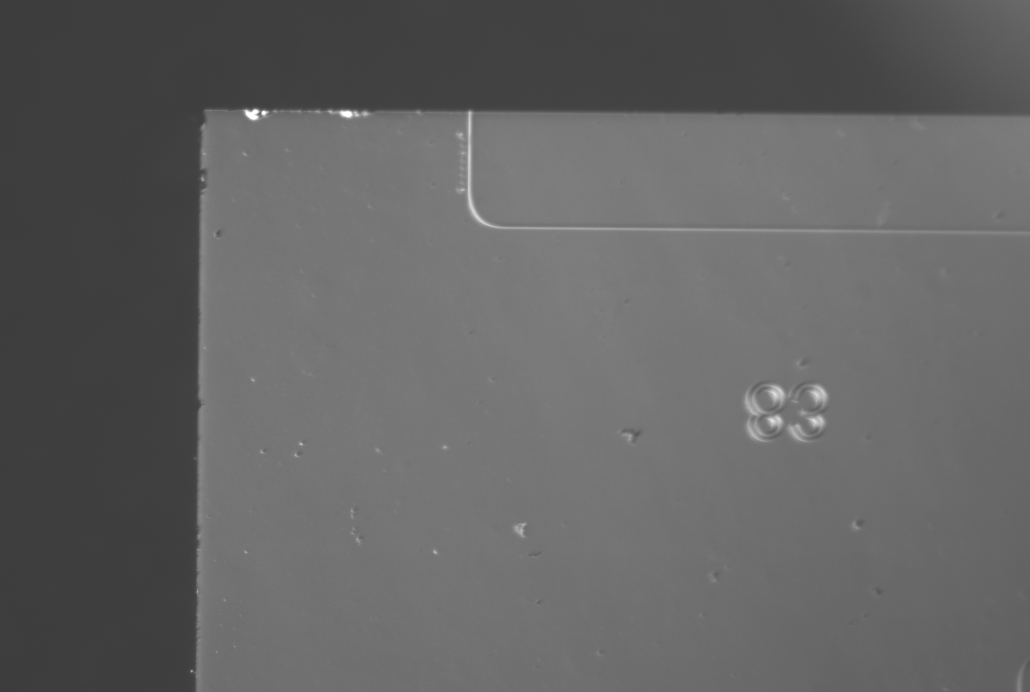
#> input picture data/foto1.png, 3088 x 2076 px (shown at 1/3 size)
$ python waveguide_entrace_detection_test.py
#> lines starting #> are read from the running program, lines starting #| are printed output that depends on the picture; after the words box and inside, x2 and y2 are one past the last pixel; in counts of white or black regions, pixels touching at a corner belong together
### src/waveguide_entrance_detection/waveguide_entrance_detector.py
import cv2
import numpy as np
from sympy import symbols, Eq, solve
import matplotlib.pyplot as plt
from sklearn.linear_model import RANSACRegressor

# ---------- 1. Prepare Image ----------
def prepare_image(image, scale_factor=2):
    image_g = cv2.cvtColor(image, cv2.COLOR_BGR2GRAY)  # Convert to grayscale
    image_gu = upscale_image(image_g, scale_factor)  # Upscale grayscale image
    return image_gu

def upscale_image(image, scale_factor=2, interpolation_method=cv2.INTER_CUBIC):
    height, width = image.shape[:2]
    new_width = int(width * scale_factor)
    new_height = int(height * scale_factor)
    return cv2.resize(image, (new_width, new_height), interpolation=interpolation_method)

# ---------- 2. Detect edges ----------

def detect_edges(image_gu):

    edges = cv2.Canny(image_gu, 20, 40)

    lines = cv2.HoughLinesP(edges, rho=0.2, theta=np.pi/720, threshold=50, minLineLength=50, maxLineGap=10)

    horizontal_lines, vertical_lines = devide_lines(lines)

    filtered_horizontal_lines = filter_lines(horizontal_lines, axis='horizontal')
    filtered_vertical_lines = filter_lines(vertical_lines, axis='vertical')

    horizontal_midpoints = get_midpoints(filtered_horizontal_lines)
    vertical_midpoints = get_midpoints(filtered_vertical_lines)

    horizontal_edge_chip = fit_line(horizontal_midpoints, axis='horizontal')
    vertical_edge_chip = fit_line(vertical_midpoints, axis='vertical')

    return horizontal_edge_chip, vertical_edge_chip

def devide_lines(lines):

    horizontal_lines = [line[0] for line in lines if abs(line[0][3] - line[0][1]) < 20]
    vertical_lines = [line[0] for line in lines if abs(line[0][2] - line[0][0]) < 20]

    return horizontal_lines, vertical_lines

def filter_lines(lines, axis='horizontal', threshold=10):
    """Filter lines within a certain pixel range."""
    if not lines:
        return []

    lines_sorted = sorted(lines, key=lambda line: line[1 if axis == 'horizontal' else 0])
    filtered_lines = [lines_sorted[0]]

    for line in lines_sorted[1:]:
        if abs(line[1 if axis == 'horizontal' else 0] - filtered_lines[-1][1 if axis == 'horizontal' else 0]) <= threshold:
            filtered_lines.append(line)

    return filtered_lines

def get_midpoints(lines):

    midpoints = [((x1 + x2) / 2, (y1 + y2) / 2) for x1, y1, x2, y2 in lines]

    return midpoints

def fit_line(points, axis='horizontal'):
    """Fit a line using RANSAC."""
    if not points:
        return None

    x = np.array([p[0] for p in points]).reshape(-1, 1) if axis == 'horizontal' else np.array([p[1] for p in points]).reshape(-1, 1)
    y = np.array([p[1] for p in points]) if axis == 'horizontal' else np.array([p[0] for p in points])

    ransac = RANSACRegressor()
    ransac.fit(x, y)

    slope = ransac.estimator_.coef_[0]
    intercept = ransac.estimator_.intercept_

    return slope, intercept

# ---------- 3. Extract ROI ----------

def get_ROI(horizontal_edge_chip, vertical_edge_chip, image_gu):

    intersection_edge_point = calculate_intersection(horizontal_edge_chip, vertical_edge_chip)

    ROI_corners = calculate_rotated_ROI(intersection_edge_point, horizontal_edge_chip)

    ROI_image, ROI_bbox = extract_ROI(ROI_corners, image_gu)

    return ROI_image, ROI_bbox, ROI_corners, intersection_edge_point

def calculate_intersection(horizontal_chip_edge, vertical_chip_edge):

    slope1 = horizontal_chip_edge[0]
    intercept1 = horizontal_chip_edge[1]
    slope2 = vertical_chip_edge[0]
    intercept2 = vertical_chip_edge[1]

    x, y = symbols('x y')

    line1 = Eq(y, slope1 * x + intercept1)
    line2 = Eq(x, slope2 * y + intercept2)

    solution = solve((line1, line2), (x, y))

    if not solution:
        return None  # No intersection

    return (int(round(solution[x])), int(round(solution[y])))


def calculate_rotated_ROI(intersection, horizontal_chip_edge, roi_width=400, above_distance=100, below_distance=400, horizontal_offset=1622):
    # Center point of the ROI
    x_center = intersection[0] + horizontal_offset
    y_center = intersection[1]  # y position of the horizontal line (intersection point)

    # Calculate angle of rotation based on the slope of the horizontal line
    angle = np.arctan(horizontal_chip_edge[0])  # Angle in radians

    # Calculate half-width (horizontal extension) and total height (vertical extension based on above and below distances)
    half_width = roi_width / 2

    # Calculate the four corners of the rotated ROI, starting from the center
    # We'll rotate around the center by the calculated angle
    top_left = (
        int(x_center - half_width * np.cos(angle) + above_distance * np.sin(angle)),
        int(y_center - half_width * np.sin(angle) - above_distance * np.cos(angle))
    )
    top_right = (
        int(x_center + half_width * np.cos(angle) + above_distance * np.sin(angle)),
        int(y_center + half_width * np.sin(angle) - above_distance * np.cos(angle))
    )
    bottom_left = (
        int(x_center - half_width * np.cos(angle) - below_distance * np.sin(angle)),
        int(y_center - half_width * np.sin(angle) + below_distance * np.cos(angle))
    )
    bottom_right = (
        int(x_center + half_width * np.cos(angle) - below_distance * np.sin(angle)),
        int(y_center + half_width * np.sin(angle) + below_distance * np.cos(angle))
    )

    return [top_left, top_right, bottom_right, bottom_left]

def extract_ROI(ROI_corners, image_gu):

    roi_points = np.array(ROI_corners, dtype=np.int32)

    x, y, w, h = cv2.boundingRect(roi_points)

    ROI_image = image_gu[y:y+h, x:x+w]

    return ROI_image, [x, y, w, h]

# ---------- 4. Detect waveguide lines ----------

def detect_waveguide_lines(ROI_image):

    EQ_ROI_image = cv2.equalizeHist(ROI_image)

    _, EQBW_ROI_image = cv2.threshold(EQ_ROI_image, 250, 255, cv2.THRESH_BINARY)

    edges_in_ROI = cv2.Canny(EQBW_ROI_image, 40, 50)

    lines_in_ROI = cv2.HoughLinesP(edges_in_ROI, rho=0.2, theta=np.pi/720, threshold=50, minLineLength=50, maxLineGap=10)

    horizontal_lines, vertical_lines = devide_lines(lines_in_ROI)

    vertical_midpoints = get_midpoints(vertical_lines)

    left_vertical_midpoints, right_vertical_midpoints = group_midpoints(vertical_midpoints, max_distance=2)

    left_vertical_line = fit_line(left_vertical_midpoints, axis='vertical')
    right_vertical_line = fit_line(right_vertical_midpoints, axis='vertical')

    return left_vertical_line, right_vertical_line

def group_midpoints(midpoints, max_distance=2):
    """Group midpoints into clusters based on horizontal proximity."""

    if not midpoints:
        return []

    # Sort midpoints by their x-coordinate
    midpoints_sorted = sorted(midpoints, key=lambda point: point[0])

    groups = []
    current_group = [midpoints_sorted[0]]

    # Iterate through the midpoints and group them by proximity
    for i in range(1, len(midpoints_sorted)):
        x_prev, y_prev = midpoints_sorted[i - 1]
        x_curr, y_curr = midpoints_sorted[i]

        # If the horizontal distance is less than or equal to max_distance, group the points
        if abs(x_curr - x_prev) <= max_distance:
            current_group.append(midpoints_sorted[i])
        else:
            # If the distance is larger, close the current group and start a new one
            groups.append(current_group)
            current_group = [midpoints_sorted[i]]

    # Add the last group
    groups.append(current_group)

    if len(groups) == 2:
        left_midpoints = groups[0]
        right_midpoints = groups[1]
    else:
        print('Waveguide entrance detection has ' + str(len(groups)) + ' groups')

    return left_midpoints, right_midpoints

# ---------- 5. Get waveguide entrance ----------

def get_waveguide_entrance(horizontal_chip_edge, left_vertical_line, right_vertical_line, ROI_bbox):

    left_OS_vertical_line = convert_line_to_original_scale(left_vertical_line, ROI_bbox)
    right_OS_vertical_line = convert_line_to_original_scale(right_vertical_line, ROI_bbox)

    left_point = calculate_intersection(horizontal_chip_edge, left_OS_vertical_line )
    right_point = calculate_intersection(horizontal_chip_edge, right_OS_vertical_line)

    waveguide_entrance_coordinates = calculate_middle(left_point, right_point)

    return left_OS_vertical_line, right_OS_vertical_line, waveguide_entrance_coordinates

def convert_line_to_original_scale(line, roi_bbox):

    slope = line[0]
    intercept = line[1]

    x_offset, y_offset, _, _ = roi_bbox

    adjusted_intercept = intercept + x_offset - (slope * y_offset)

    return slope, adjusted_intercept

def calculate_middle(point1, point2):

    x1, y1 = point1
    x2, y2 = point2

    midpoint_x = (x1 + x2) // 2
    midpoint_y = (y1 + y2) // 2

    print(midpoint_x, midpoint_y)

    return (midpoint_x, midpoint_y)

# ---------- 6. visualization ----------

def visualize_image(image, title="Image"):
    """Visualize the image using matplotlib."""
    plt.figure(figsize=(15, 7))
    plt.imshow(cv2.cvtColor(image, cv2.COLOR_BGR2RGB))  # Convert BGR to RGB for visualization
    plt.title(title)
    plt.axis('off')
    plt.show()

# [41 lines left out: functions draw_lines_hor_or_ver, draw_lines_hor_and_ver, draw_midpoints_hor_or_ver, draw_midpoints_hor_and_ver, not called in this run]

def draw_RANSAC_edges(image, horizontal_edge_chip, vertical_edge_chip):

    slope_horizontal = horizontal_edge_chip[0]
    intercept_horizontal = horizontal_edge_chip[1]

    slope_vertical = vertical_edge_chip[0]
    intercept_vertical = vertical_edge_chip[1]

    height, width = image.shape[:2]

    x1, x2 = 0, width
    y1 = int(slope_horizontal * x1 + intercept_horizontal)
    y2 = int(slope_horizontal * x2 + intercept_horizontal)
    cv2.line(image, (x1, y1), (x2, y2), (255, 0, 0), 1)

    y1, y2 = 0, height
    x1 = int(slope_vertical * y1 + intercept_vertical)
    x2 = int(slope_vertical * y2 + intercept_vertical)
    cv2.line(image, (x1, y1), (x2, y2), (0, 255, 0), 1)

    return image

def draw_rotated_roi(image, ROI_corners):

    image_with_ROI = image.copy()
    pts = np.array(ROI_corners, np.int32)
    pts = pts.reshape((-1, 1, 2))
    cv2.polylines(image_with_ROI, [pts], isClosed=True, color=(0, 0, 255), thickness=2)

    return image_with_ROI

# [21 lines left out: function draw_waveguide_entrance_lines, not called in this run]

def draw_all_on_image(image, horizontal_edge_chip, vertical_edge_chip, intersection_point, ROI_corners, vertical_lines_in_original_coords, waveguide_entrance_coordinates):

    image_with_drawings = cv2.cvtColor(image, cv2.COLOR_GRAY2BGR)

    # Draw lines
    image_with_drawings = draw_RANSAC_edges(image_with_drawings, horizontal_edge_chip, vertical_edge_chip)


    # Draw intersection point
    cv2.circle(image_with_drawings, intersection_point, 5, (0, 255, 0), -1)

    # Draw ROI
    image_with_drawings = draw_rotated_roi(image_with_drawings, ROI_corners)

    for slope, intercept in vertical_lines_in_original_coords:
        y1, y2 = 0, image.shape[0]  # From top to bottom
        x1 = int(slope * y1 + intercept)
        x2 = int(slope * y2 + intercept)
        cv2.line(image_with_drawings, (x1, y1), (x2, y2), (0, 0, 255), 1)  # Red lines for vertical lines in ROI

    cv2.circle(image_with_drawings, waveguide_entrance_coordinates, 2, (0, 255, 0), -1)  # Green circle for intersection

    return image_with_drawings

### test/waveguide_entrace_detection_test.py
import cv2
import src.waveguide_entrance_detection.waveguide_entrance_detector as WaveguideEntranceDetector

def main(image_path):
    # Load and preprocess the image

#> called with image_path = '../data/foto1.png'
    image = cv2.imread(image_path)
#> image is the input picture: shape (2076, 3088, 3); min 56, max 255, mean 99.5

    image_gu = WaveguideEntranceDetector.prepare_image(image)

    horizontal_edge_chip, vertical_edge_chip = WaveguideEntranceDetector.detect_edges(image_gu)
#> in detect_edges, `edges = cv2.Canny(image_gu, 20, 40)`:
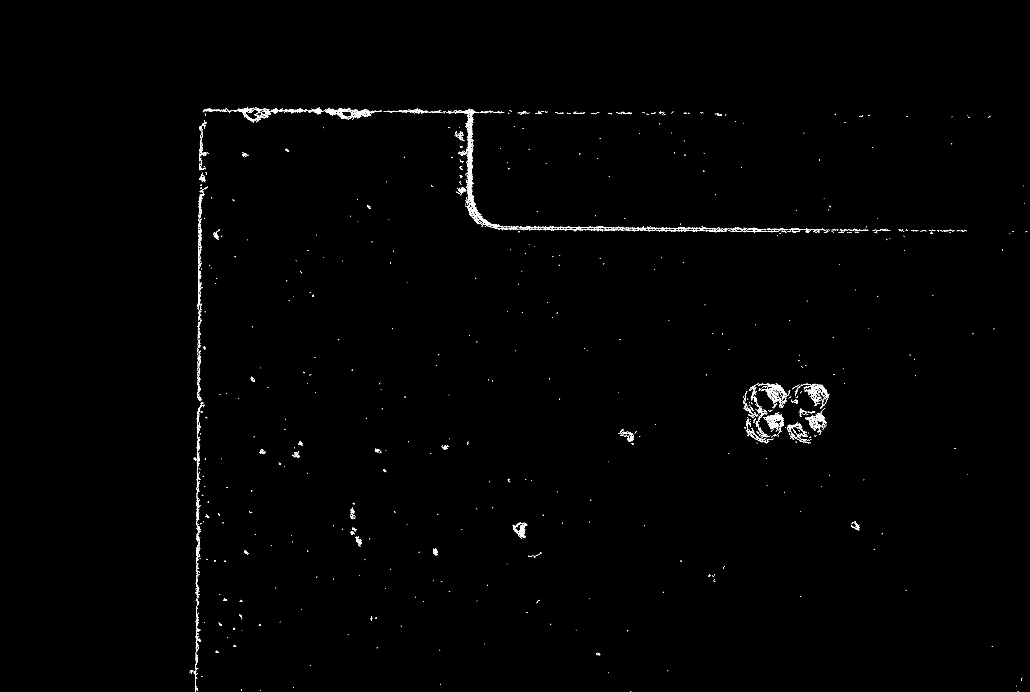
#> edges: shape (4152, 6176) (shown at 1/6 size); 0.24% white in thin lines or dots, all inside (x1, y1, x2, y2) = (1135, 642, 6163, 4152)
#> in detect_edges, `lines = cv2.HoughLinesP(edges, rho=0.2, theta=np.pi/720, threshold=50,..`: lines = 424 rows, first 6: [1194, 2767, 1194, 2715], [1190, 1851, 1190, 1622], [1189, 3042, 1189, 2991], [1191, 2702, 1191, 2626], [4710, 1379, 4763, 1379], [1743, 670, 1804, 670]
#> in devide_lines, `horizontal_lines = [line[0] for line in lines if abs(line[0][3] - line..`: horizontal_lines = 281 items, first 6: [4710, 1379, 4763, 1379], [1743, 670, 1804, 670], [4577, 1377, 4633, 1377], [4274, 1375, 4361, 1375], [4276, 1374, 4565, 1374], [3922, 1370, 4150, 1370]
#> in devide_lines, `vertical_lines = [line[0] for line in lines if abs(line[0][2] - line[0..`: vertical_lines = 143 items, first 6: [1194, 2767, 1194, 2715], [1190, 1851, 1190, 1622], [1189, 3042, 1189, 2991], [1191, 2702, 1191, 2626], [1195, 1795, 1195, 1710], [1192, 2530, 1192, 2478]
#> in filter_lines, `lines_sorted = sorted(lines, key=lambda line: line[1 if axis == 'horiz..`: lines_sorted = 281 items, first 6: [1453, 653, 1511, 653], [1448, 654, 1515, 654], [2031, 654, 2101, 654], [2031, 656, 2084, 656], [1559, 656, 1614, 656], [1528, 658, 1582, 658]
#> in filter_lines, `filtered_lines = [lines_sorted[0]]`: filtered_lines = [[1453, 653, 1511, 653]]
#> the loop in filter_lines, `for line in lines_sorted[1:]:` made 280 passes
#> after the loop in filter_lines, `for line in lines_sorted[1:]:`: filtered_lines = 99 items, first 6: [1453, 653, 1511, 653], [1448, 654, 1515, 654], [2031, 654, 2101, 654], [2031, 656, 2084, 656], [1559, 656, 1614, 656], [1528, 658, 1582, 658]
#> in detect_edges, `filtered_horizontal_lines = filter_lines(horizontal_lines, axis='horiz..`: filtered_horizontal_lines has the same summary as filtered_lines in filter_lines
#> the loop in filter_lines (call 2), `for line in lines_sorted[1:]:` made 142 passes
#> line on passes 1 to 8: [1175, 4045, 1175, 3991], [1175, 3966, 1175, 3912], [1176, 3990, 1176, 3908], [1177, 3949, 1177, 3851], [1178, 3808, 1178, 3758], [1179, 3875, 1179, 3823], [1180, 3750, 1180, 3638], [1180, 3423, 1180, 3287]
#> in detect_edges, `filtered_vertical_lines = filter_lines(vertical_lines, axis='vertical')`: filtered_vertical_lines = 92 items, first 6: [1174, 4149, 1174, 3982], [1175, 4045, 1175, 3991], [1175, 3966, 1175, 3912], [1176, 3990, 1176, 3908], [1177, 3949, 1177, 3851], [1178, 3808, 1178, 3758]
#> in get_midpoints, `midpoints = [((x1 + x2) / 2, (y1 + y2) / 2) for x1, y1, x2, y2 in lines]`: midpoints = 99 pairs, first value 1250.5 to 3473.5, second value 653 to 703
#> in detect_edges, `horizontal_midpoints = get_midpoints(filtered_horizontal_lines)`: horizontal_midpoints has the same summary as midpoints in get_midpoints
#> in detect_edges, `vertical_midpoints = get_midpoints(filtered_vertical_lines)`: vertical_midpoints = 92 pairs, first value 1174 to 1208, second value 839 to 4065.5
#> in fit_line, `x = np.array([p[0] for p in points]).reshape(-1, 1) if axis == 'horizo..`: x = 99 values, max 3473.5 at index 83, min 1250.5 at index 30, mean 2077.3
#> in fit_line, `y = np.array([p[1] for p in points]) if axis == 'horizontal' else np.a..`: y = 99 values from 653 to 703
#> in detect_edges, `horizontal_edge_chip = fit_line(horizontal_midpoints, axis='horizontal')`: horizontal_edge_chip = (0.00779, 653.5)
#> in detect_edges, `vertical_edge_chip = fit_line(vertical_midpoints, axis='vertical')`: vertical_edge_chip = (-0.00631, 1204.7)
#> horizontal_edge_chip = (0.00779, 653.5); vertical_edge_chip = (-0.00631, 1204.7)

    ROI_image, ROI_bbox, ROI_corners, intersection_edge_point = WaveguideEntranceDetector.get_ROI(horizontal_edge_chip, vertical_edge_chip,
                                                                        image_gu)
#> in calculate_intersection, `slope1 = horizontal_chip_edge[0]`: slope1 = 0.00779
#> in calculate_intersection, `intercept1 = horizontal_chip_edge[1]`: intercept1 = 653.5
#> in calculate_intersection, `slope2 = vertical_chip_edge[0]`: slope2 = -0.00631
#> in calculate_intersection, `intercept2 = vertical_chip_edge[1]`: intercept2 = 1204.7
#> in calculate_intersection, `solution = solve((line1, line2), (x, y))`: solution = 2 items
#> in get_ROI, `intersection_edge_point = calculate_intersection(horizontal_edge_chip,..`: intersection_edge_point = (1201, 663)
#> in calculate_rotated_ROI, `x_center = intersection[0] + horizontal_offset`: x_center = 2823
#> in calculate_rotated_ROI, `y_center = intersection[1]`: y_center = 663
#> in calculate_rotated_ROI, `angle = np.arctan(horizontal_chip_edge[0])`: angle = 0.00779
#> in calculate_rotated_ROI, `top_left = ( int(x_center - half_width * np.cos(angle) + above_distanc..`: top_left = (2623, 561)
#> in calculate_rotated_ROI, `top_right = ( int(x_center + half_width * np.cos(angle) + above_distan..`: top_right = (3023, 564)
#> in calculate_rotated_ROI, `bottom_left = ( int(x_center - half_width * np.cos(angle) - below_dist..`: bottom_left = (2619, 1061)
#> in calculate_rotated_ROI, `bottom_right = ( int(x_center + half_width * np.cos(angle) - below_dis..`: bottom_right = (3019, 1064)
#> in get_ROI, `ROI_corners = calculate_rotated_ROI(intersection_edge_point, horizonta..`: ROI_corners = [(2623, 561), (3023, 564), (3019, 1064), (2619, 1061)]
#> in extract_ROI, `roi_points = np.array(ROI_corners, dtype=np.int32)`: roi_points = [[2623, 561], [3023, 564], [3019, 1064], [2619, 1061]]
#> in extract_ROI, `x, y, w, h = cv2.boundingRect(roi_points)`: x = 2619; y = 561; w = 405; h = 504
#> in extract_ROI, `ROI_image = image_gu[y:y+h, x:x+w]`:
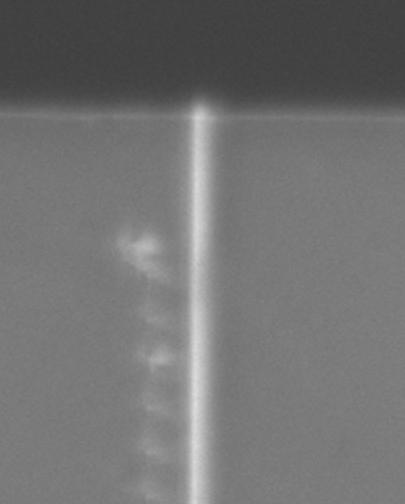
#> ROI_image: shape (504, 405); min 60, max 222, mean 114.1
#> in get_ROI, `ROI_image, ROI_bbox = extract_ROI(ROI_corners, image_gu)`: ROI_bbox = [2619, 561, 405, 504]
#> ROI_bbox = [2619, 561, 405, 504]; intersection_edge_point = (1201, 663)

    left_vertical_line, right_vertical_line = WaveguideEntranceDetector.detect_waveguide_lines(ROI_image)
#> in detect_waveguide_lines, `EQ_ROI_image = cv2.equalizeHist(ROI_image)`:
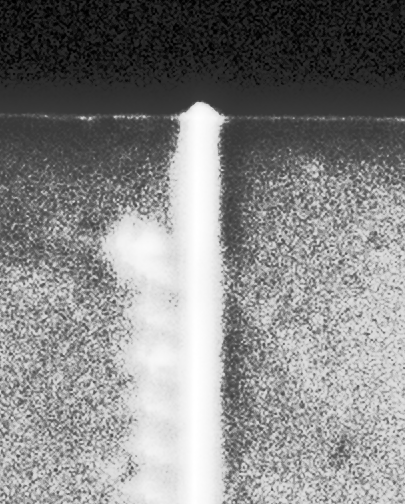
#> EQ_ROI_image: shape (504, 405); min 0, max 255, mean 133.6
#> (the rest of the program and of its run is left out)
